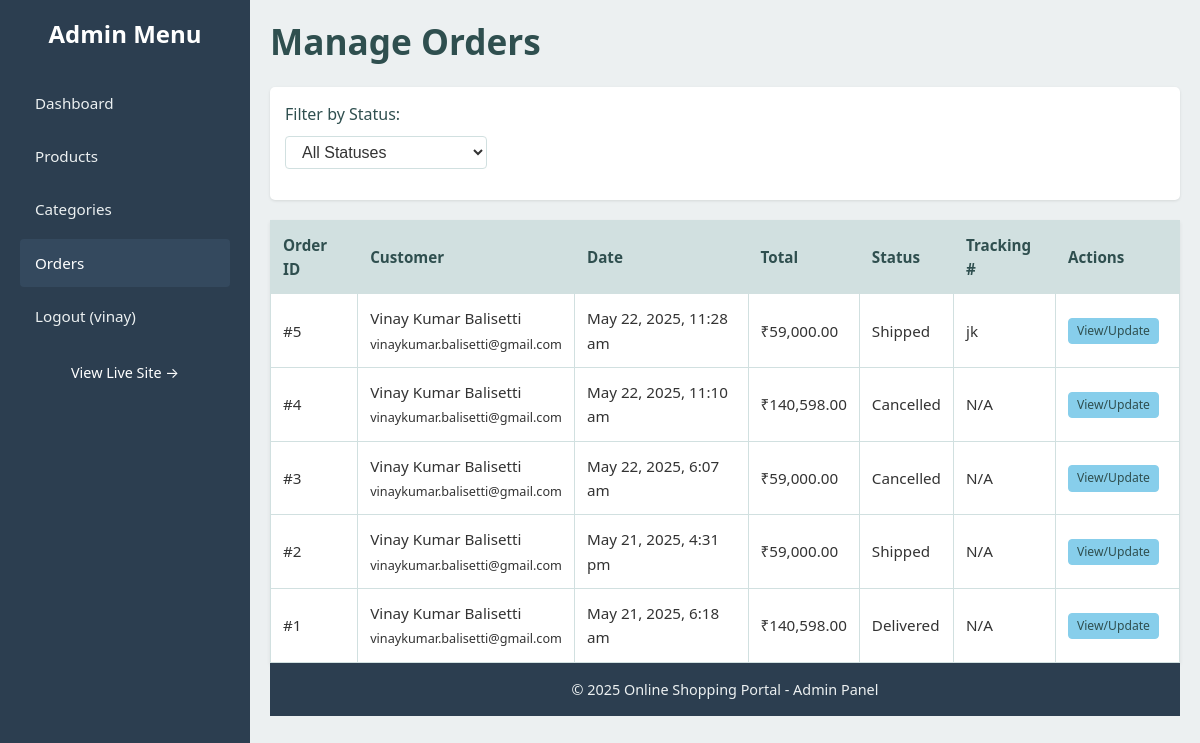
Page /admin/manage_orders.php (signed in) on the committed database.
### tables this page shows
CREATE TABLE `orders` (
  `OrderID` int(11) NOT NULL,
  `UserID` int(11) NOT NULL,
  `OrderDate` timestamp NOT NULL DEFAULT current_timestamp(),
  `TotalAmount` decimal(10,2) NOT NULL,
  `ShippingAddressID` int(11) NOT NULL,
  `OrderStatus` varchar(50) DEFAULT 'Pending',
  `PaymentMethod` varchar(50) DEFAULT 'Simulated COD',
  `PaymentStatus` varchar(50) DEFAULT 'Pending',
  `TrackingNumber` varchar(100) DEFAULT NULL
);

CREATE TABLE `users` (
  `UserID` int(11) NOT NULL,
  `FirstName` varchar(100) NOT NULL,
  `LastName` varchar(100) NOT NULL,
  `Email` varchar(255) NOT NULL,
  `PasswordHash` varchar(255) NOT NULL,
  `ContactNumber` varchar(20) DEFAULT NULL,
  `RegistrationDate` timestamp NOT NULL DEFAULT current_timestamp()
);

### admin/manage_orders.php (the view, shortened to what this page needs)
<?php
require_once 'admin_header.php';
$orders = [];
$filter_status = isset($_GET['filter_status']) ? sanitize_input($_GET['filter_status']) : '';
$view_order_id = isset($_GET['view_order_id']) ? (int)$_GET['view_order_id'] : 0;
$sql = "SELECT o.OrderID, o.OrderDate, o.TotalAmount, o.OrderStatus, o.PaymentMethod, o.TrackingNumber,
               u.UserID, u.FirstName, u.LastName, u.Email as UserEmail,
               a.Street, a.City, a.State, a.ZipCode, a.Country
        FROM orders o
        JOIN users u ON o.UserID = u.UserID
        JOIN addresses a ON o.ShippingAddressID = a.AddressID ";
$sql .= " ORDER BY o.OrderDate DESC";
$stmt = mysqli_prepare($conn, $sql);
if ($stmt) {
    mysqli_stmt_execute($stmt);
    $result = mysqli_stmt_get_result($stmt);
    while ($row = mysqli_fetch_assoc($result)) {
        $orders[] = $row;
    }
} else {
    $_SESSION['admin_message'] = "<div class='message-error'>Error fetching orders: " . mysqli_error($conn) . "</div>";
}
$order_statuses = ['Pending', 'Processing', 'Shipped', 'Delivered', 'Cancelled', 'Refunded (Simulated)'];
?>
<h1>Manage Orders</h1>
<form action="<?php echo htmlspecialchars($_SERVER["PHP_SELF"]); ?>" method="GET" style="margin-bottom: 20px; background-color: #fff; padding: 15px; border-radius: 5px; box-shadow: 0 1px 3px rgba(0,0,0,0.1);">
    <div class="form-group" style="display: inline-block; margin-right: 10px;">
        <label for="filter_status">Filter by Status:</label>
        <select name="filter_status" id="filter_status" onchange="this.form.submit()">
            <option value="">All Statuses</option>
        </select>
    </div>
</form>
<?php if ($view_order_id > 0 && count($orders) === 1): ?>
    <?php $order = $orders[0]; ?>
    <div style="background-color: #fff; padding: 20px; border-radius: 8px; box-shadow: 0 2px 4px rgba(0,0,0,0.1); margin-bottom: 30px;">
        <h3>Order Details #<?php echo htmlspecialchars($order['OrderID']); ?></h3>
        <div style="display: flex; flex-wrap: wrap; gap: 20px;">
            <div style="flex:1; min-width:250px;">
                <p><strong>Customer:</strong> <?php echo htmlspecialchars($order['FirstName'] . ' ' . $order['LastName']); ?> (<?php echo htmlspecialchars($order['UserEmail']); ?>)</p>
                <p><strong>Order Date:</strong> <?php echo date("M j, Y, g:i a", strtotime($order['OrderDate'])); ?></p>
                <p><strong>Total Amount:</strong> ₹<?php echo number_format($order['TotalAmount'], 2); ?></p>
                <p><strong>Payment Method:</strong> <?php echo htmlspecialchars($order['PaymentMethod']); ?></p>
            </div>
            <div style="flex:1; min-width:250px;">
                <p><strong>Shipping Address:</strong><br>
                    <?php echo htmlspecialchars($order['Street']); ?><br>
                    <?php echo htmlspecialchars($order['City']); ?>, <?php echo htmlspecialchars($order['State']); ?> - <?php echo htmlspecialchars($order['ZipCode']); ?><br>
                    <?php echo htmlspecialchars($order['Country']); ?>
                </p>
            </div>
        </div>
        <h4 style="margin-top:20px;">Items Ordered:</h4>
        <?php
        $order_items = [];
        $sql_items = "SELECT oi.ProductID, p.ProductName, oi.Quantity, oi.PriceAtPurchase, oi.Subtotal
                      FROM order_items oi JOIN products p ON oi.ProductID = p.ProductID
                      WHERE oi.OrderID = ?";
        $stmt_items = mysqli_prepare($conn, $sql_items);
        mysqli_stmt_bind_param($stmt_items, "i", $order['OrderID']);
        mysqli_stmt_execute($stmt_items);
        $res_items = mysqli_stmt_get_result($stmt_items);
        while($item_row = mysqli_fetch_assoc($res_items)) $order_items[] = $item_row;
        mysqli_stmt_close($stmt_items);
        ?>
        <table class="admin-table" style="font-size:0.9em;">
            <thead><tr><th>Product ID</th><th>Name</th><th>Qty</th><th>Price Paid</th><th>Subtotal</th></tr></thead>
            <tbody>
            <?php foreach($order_items as $item): ?>
                <tr>
                    <td><?php echo $item['ProductID']; ?></td>
                    <td><?php echo htmlspecialchars($item['ProductName']); ?></td>
                    <td><?php echo $item['Quantity']; ?></td>
                    <td>₹<?php echo number_format($item['PriceAtPurchase'], 2); ?></td>
                    <td>₹<?php echo number_format($item['Subtotal'], 2); ?></td>
                </tr>
            <?php endforeach; ?>
            </tbody>
        </table>
        <h4 style="margin-top:20px;">Update Order Status:</h4>
        <form action="<?php echo htmlspecialchars($_SERVER["PHP_SELF"]); ?>" method="POST">
            <input type="hidden" name="order_id" value="<?php echo $order['OrderID']; ?>">
            <input type="hidden" name="filter_status_redirect" value="<?php echo htmlspecialchars($filter_status); ?>"> <div class="form-group">
                <label for="order_status_update_<?php echo $order['OrderID']; ?>">Status:</label>
                <select name="order_status" id="order_status_update_<?php echo $order['OrderID']; ?>">
                    <?php foreach ($order_statuses as $status_option): ?>
                        <option value="<?php echo $status_option; ?>" <?php echo ($order['OrderStatus'] == $status_option ? 'selected' : ''); ?>>
                            <?php echo htmlspecialchars($status_option); ?>
                        </option>
                    <?php endforeach; ?>
                </select>
            </div>
            <div class="form-group" id="tracking_number_div_<?php echo $order['OrderID']; ?>" style="<?php echo ($order['OrderStatus'] == 'Shipped' || (isset($_POST['order_status']) && $_POST['order_status'] == 'Shipped') ? '' : 'display:none;'); ?>">
                <label for="tracking_number_<?php echo $order['OrderID']; ?>">Tracking Number:</label>
                <input type="text" name="tracking_number" id="tracking_number_<?php echo $order['OrderID']; ?>" value="<?php echo htmlspecialchars($order['TrackingNumber'] ?? ''); ?>">
            </div>
            <button type="submit" name="update_order_status" class="btn">Update Status</button>
        </form>
        <script>
            document.getElementById('order_status_update_<?php echo $order['OrderID']; ?>').addEventListener('change', function() {
                var trackingDiv = document.getElementById('tracking_number_div_<?php echo $order['OrderID']; ?>');
                if (this.value === 'Shipped') {
                    trackingDiv.style.display = 'block';
                } else {
                    trackingDiv.style.display = 'none';
                    document.getElementById('tracking_number_<?php echo $order['OrderID']; ?>').value = '';
                }
            });
        </script>
    </div>
<?php elseif (empty($orders)): ?>
    <p class="message-info">No orders found matching your criteria.</p>
<?php else:  ?>
    <table class="admin-table">
        <thead>
            <tr>
                <th>Order ID</th>
                <th>Customer</th>
                <th>Date</th>
                <th>Total</th>
                <th>Status</th>
                <th>Tracking #</th>
                <th>Actions</th>
            </tr>
        </thead>
        <tbody>
            <?php foreach ($orders as $order): ?>
                <tr>
                    <td>#<?php echo $order['OrderID']; ?></td>
                    <td><?php echo htmlspecialchars($order['FirstName'] . ' ' . $order['LastName']); ?><br><small><?php echo htmlspecialchars($order['UserEmail']); ?></small></td>
                    <td><?php echo date("M j, Y, g:i a", strtotime($order['OrderDate'])); ?></td>
                    <td>₹<?php echo number_format($order['TotalAmount'], 2); ?></td>
                    <td><?php echo htmlspecialchars($order['OrderStatus']); ?></td>
                    <td><?php echo htmlspecialchars($order['TrackingNumber'] ?? 'N/A'); ?></td>
                    <td class="actions">
                        <a href="manage_orders.php?view_order_id=<?php echo $order['OrderID']; ?><?php echo !empty($filter_status) ? '&filter_status='.urlencode($filter_status) : ''; ?>" class="btn btn-secondary" style="font-size:0.8em; padding:3px 8px;">View/Update</a>
                    </td>
                </tr>
            <?php endforeach; ?>
        </tbody>
    </table>
<?php endif; ?>
<?php
require_once 'admin_footer.php';
?>

### style.css (style rules this page uses)
:root { --primary-color: #006994; --primary-color-dark: #004D6B; --secondary-color: #87CEEB; --secondary-color-dark: #6A9FB5; --accent-color: #FFD700; --accent-color-dark: #E6C200; --light-gray: #F0F8FF; --medium-gray: #D1E0E0; --dark-gray: #2F4F4F; --success-color: #3CB371; --success-color-dark: #2E8B57; --danger-color: #CD5C5C; --danger-color-dark: #B22222; --warning-color: #FFA500; --info-color: #4682B4; --white: #FFFFFF; --black: #1C1C1C; --border-color: var(--medium-gray); --text-color: #333333; --link-color: var(--primary-color); --font-family-sans-serif: system-ui, -apple-system, "Segoe UI", Roboto, "Helvetica Neue", Arial, "Noto Sans", "Liberation Sans", sans-serif, "Apple Color Emoji", "Segoe UI Emoji", "Segoe UI Symbol", "Noto Color Emoji"; --box-shadow-sm: 0 .125rem .25rem rgba(0, 0, 0, .075); --box-shadow: 0 .5rem 1rem rgba(0, 0, 0, .15); --border-radius: .25rem; --border-radius-lg: .3rem; --border-radius-pill: 50rem; }
*, *::before, *::after { box-sizing: border-box; }
body { font-family: var(--font-family-sans-serif); margin: 0; padding: 0; background-color: var(--light-gray); color: var(--text-color); line-height: 1.6; display: flex; flex-direction: column; min-height: 100vh; }
h1, h2, h3, h4, h5, h6 { margin-top: 0; margin-bottom: 0.5rem; font-weight: 600; line-height: 1.2; color: var(--dark-gray); }
h1 { font-size: 2.2rem; }
a { color: var(--link-color); text-decoration: none; }
.btn, .button-primary, button { display: inline-block; font-weight: 400; color: var(--white); text-align: center; vertical-align: middle; cursor: pointer; user-select: none; background-color: var(--primary-color); border: 1px solid var(--primary-color); padding: .375rem .75rem; font-size: 1rem; line-height: 1.5; border-radius: var(--border-radius); text-decoration: none; }
.btn-secondary, .button-secondary { background-color: var(--secondary-color); border-color: var(--secondary-color); color: var(--dark-gray); }
.form-group { margin-bottom: 1rem; }
.form-group label { display: inline-block; margin-bottom: .5rem; font-weight: 500; color: var(--dark-gray); }
.form-group input[type="text"], .form-group input[type="email"], .form-group input[type="password"], .form-group input[type="number"], .form-group input[type="search"], .form-group input[type="url"], .form-group input[type="date"], .form-group textarea, .form-group select { display: block; width: 100%; padding: .375rem .75rem; font-size: 1rem; font-weight: 400; line-height: 1.5; color: var(--text-color); background-color: var(--white); border: 1px solid var(--border-color); border-radius: var(--border-radius); }
.cart-table, .admin-table { width: 100%; border-collapse: collapse; margin-top: 20px; background-color: var(--white); box-shadow: var(--box-shadow-sm); font-size: 0.95em; }
.cart-table th, .cart-table td, .admin-table th, .admin-table td { border: 1px solid var(--border-color); padding: .75rem; text-align: left; vertical-align: middle; }
.cart-table th, .admin-table th { background-color: var(--medium-gray); font-weight: 600; color: var(--dark-gray); }
.admin-main-content h1, .admin-main-content h2 { color: var(--dark-gray); margin-bottom: 25px; }
.admin-table th { background-color: var(--medium-gray); color: var(--dark-gray); }
.admin-table tr:nth-child(even) { background-color: var(--white); }
.actions a, .actions button { margin-right: 8px; text-decoration: none; font-size: 0.9em; padding: 3px 8px; }

### admin/admin_header.php (style rules this page uses)
body, html { height: 100%; margin: 0; }
body { display: flex; flex-direction: column; }

### rows in the picture
orders: OrderID "5", UserID.LastName "Vinay Kumar Balisetti", UserID.Email "vinaykumar.balisetti@gmail.com", OrderDate "May 22, 2025, 11:28 am", TotalAmount "59,000.00", OrderStatus "Shipped", TrackingNumber "jk"
orders: OrderID "4", UserID.LastName "Vinay Kumar Balisetti", UserID.Email "vinaykumar.balisetti@gmail.com", OrderDate "May 22, 2025, 11:10 am", TotalAmount "140,598.00", OrderStatus "Cancelled", TrackingNumber "N/A"
orders: OrderID "3", UserID.LastName "Vinay Kumar Balisetti", UserID.Email "vinaykumar.balisetti@gmail.com", OrderDate "May 22, 2025, 6:07 am", TotalAmount "59,000.00", OrderStatus "Cancelled", TrackingNumber "N/A"
orders: OrderID "2", UserID.LastName "Vinay Kumar Balisetti", UserID.Email "vinaykumar.balisetti@gmail.com", OrderDate "May 21, 2025, 4:31 pm", TotalAmount "59,000.00", OrderStatus "Shipped", TrackingNumber "N/A"
orders: OrderID "1", UserID.LastName "Vinay Kumar Balisetti", UserID.Email "vinaykumar.balisetti@gmail.com", OrderDate "May 21, 2025, 6:18 am", TotalAmount "140,598.00", OrderStatus "Delivered", TrackingNumber "N/A"

### other values in the picture
$_SESSION['admin_username'] "vinay"
